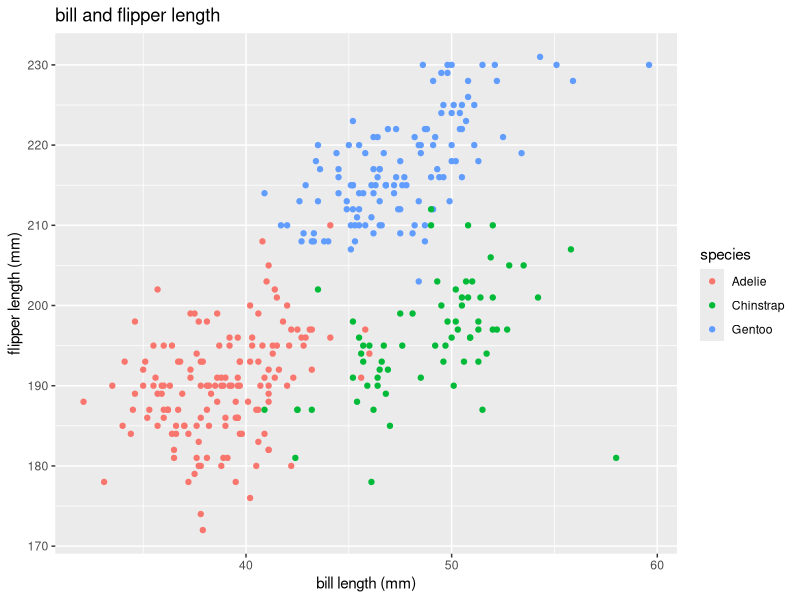
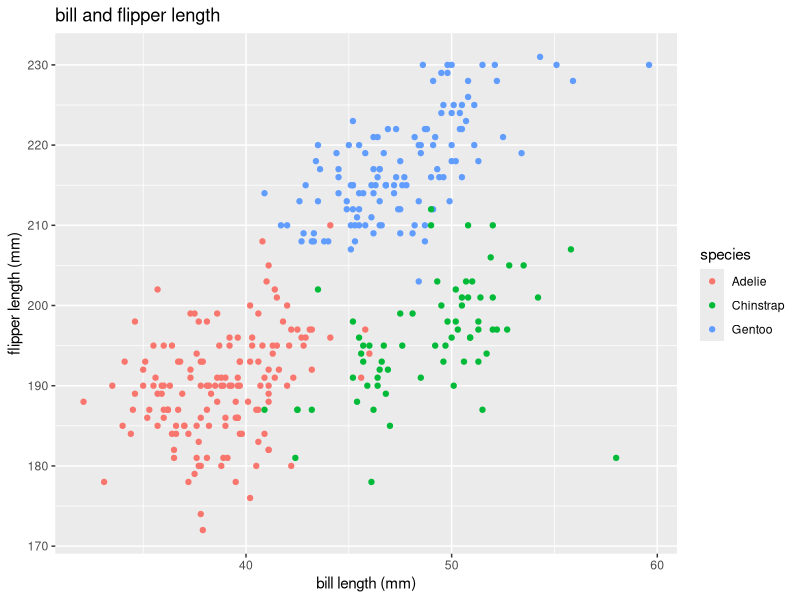

These charts were generated, in order, by the following R code: (Note: this script raises an error after producing the figures.)
## ---- chunk 1
library(tidyverse)
## ---- chunk 2
prob1_df =
  tibble(
    samp = rnorm(10),
    samp_gt_0 = samp > 0,
    char_vec = c("a", "b", "c", "d", "e", "f", "g", "h", "i", "j"),
    factor_vec = factor(c("low", "low", "low", "mod", "mod", "mod", "mod", "high", "high", "high"))
)
## ---- chunk 3
mean(pull(prob1_df, samp))
mean(pull(prob1_df, samp_gt_0))
mean(pull(prob1_df, char_vec))
mean(pull(prob1_df, factor_vec))
## ---- chunk 4
as.numeric(pull(prob1_df, samp))
as.numeric(pull(prob1_df, samp_gt_0))
as.numeric(pull(prob1_df, char_vec))
as.numeric(pull(prob1_df, factor_vec))
## ---- chunk 5
as.numeric(pull(prob1_df, samp_gt_0)) * pull(prob1_df, samp)
## ---- chunk 6
as.factor(pull(prob1_df, samp_gt_0)) * pull(prob1_df, samp)
## ---- chunk 7
as.numeric(as.factor(pull(prob1_df, samp_gt_0))) * pull(prob1_df, samp)
## ---- chunk 8
data("penguins", package = "palmerpenguins")
## ---- chunk 9
plot_df = tibble(
  x = penguins$bill_length_mm,
  y = penguins$flipper_length_mm,
  species = penguins$species
)

ggplot(data = plot_df, 
       aes(x = x, 
           y = y, 
           color = species)) + geom_point() + 
      labs(title = "bill and flipper length", 
           x = "bill length (mm)", 
           y = "flipper length (mm)") 

ggsave(
  hw1_plot,
  plot = last_plot(),
  device = NULL,
  path = NULL,
  scale = 1, 
  limitsize = TRUE
)
